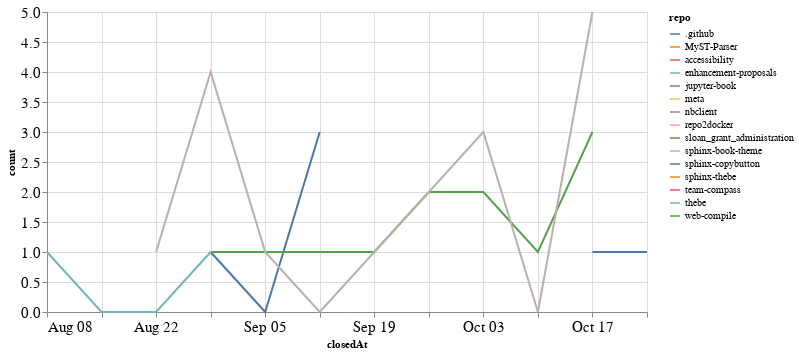

Write notebook code for a chart like this one.
### Code cell
closed_by_time = closed_by.groupby('repo').resample('W', on='closedAt').count()['author'].reset_index()
closed_by_time = closed_by_time.rename(columns={'author': 'count'})

alt.Chart(closed_by_time, width=600).mark_line().encode(
    x='closedAt',
    y='count',
    color='repo',
    tooltip="repo"
)

### Figure 1 — Vega-Lite specification as saved in the notebook (floating-point values rounded to 4 significant figures)
{"config": {"axisLeft": {"labelFontSize": 15}, "axisBottom": {"labelFontSize": 15}}, "data": {"name": "data-a424147a074dc7eb456c99da7cd7c260"}, "mark": "line", "encoding": {"color": {"type": "nominal", "field": "repo"}, "tooltip": {"type": "nominal", "field": "repo"}, "x": {"type": "temporal", "field": "closedAt"}, "y": {"type": "quantitative", "field": "count"}}, "width": 600, "$schema": "https://vega.github.io/schema/vega-lite/v4.8.1.json", "datasets": {"data-a424147a074dc7eb456c99da7cd7c260": [{"repo": ".github", "closedAt": "2021-08-29T00:00:00", "count": 1}, {"repo": ".github", "closedAt": "2021-09-05T00:00:00", "count": 0}, {"repo": ".github", "closedAt": "2021-09-12T00:00:00", "count": 3}, {"repo": "MyST-Parser", "closedAt": "2021-09-26T00:00:00", "count": 1}, {"repo": "accessibility", "closedAt": "2021-08-29T00:00:00", "count": 2}, {"repo": "enhancement-proposals", "closedAt": "2021-10-10T00:00:00", "count": 1}, {"repo": "jupyter-book", "closedAt": "2021-08-29T00:00:00", "count": 1}, {"repo": "jupyter-book", "closedAt": "2021-09-05T00:00:00", "count": 1}, {"repo": "jupyter-book", "closedAt": "2021-09-12T00:00:00", "count": 1}, {"repo": "jupyter-book", "closedAt": "2021-09-19T00:00:00", "count": 1}, {"repo": "jupyter-book", "closedAt": "2021-09-26T00:00:00", "count": 2}, {"repo": "jupyter-book", "closedAt": "2021-10-03T00:00:00", "count": 2}, {"repo": "jupyter-book", "closedAt": "2021-10-10T00:00:00", "count": 1}, {"repo": "jupyter-book", "closedAt": "2021-10-17T00:00:00", "count": 3}, {"repo": "meta", "closedAt": "2021-10-10T00:00:00", "count": 1}, {"repo": "nbclient", "closedAt": "2021-09-19T00:00:00", "count": 1}, {"repo": "repo2docker", "closedAt": "2021-09-19T00:00:00", "count": 1}, {"repo": "sloan_grant_administration", "closedAt": "2021-10-10T00:00:00", "count": 1}, {"repo": "sphinx-book-theme", "closedAt": "2021-08-22T00:00:00", "count": 1}, {"repo": "sphinx-book-theme", "closedAt": "2021-08-29T00:00:00", "count": 4}, {"repo": "sphinx-book-theme", "closedAt": "2021-09-05T00:00:00", "count": 1}, {"repo": "sphinx-book-theme", "closedAt": "2021-09-12T00:00:00", "count": 0}, {"repo": "sphinx-book-theme", "closedAt": "2021-09-19T00:00:00", "count": 1}, {"repo": "sphinx-book-theme", "closedAt": "2021-09-26T00:00:00", "count": 2}, {"repo": "sphinx-book-theme", "closedAt": "2021-10-03T00:00:00", "count": 3}, {"repo": "sphinx-book-theme", "closedAt": "2021-10-10T00:00:00", "count": 0}, {"repo": "sphinx-book-theme", "closedAt": "2021-10-17T00:00:00", "count": 5}, {"repo": "sphinx-copybutton", "closedAt": "2021-10-17T00:00:00", "count": 1}, {"repo": "sphinx-copybutton", "closedAt": "2021-10-24T00:00:00", "count": 1}, {"repo": "sphinx-thebe", "closedAt": "2021-08-29T00:00:00", "count": 5}, {"repo": "team-compass", "closedAt": "2021-10-17T00:00:00", "count": 1}, {"repo": "thebe", "closedAt": "2021-08-08T00:00:00", "count": 1}, {"repo": "thebe", "closedAt": "2021-08-15T00:00:00", "count": 0}, {"repo": "thebe", "closedAt": "2021-08-22T00:00:00", "count": 0}, {"repo": "thebe", "closedAt": "2021-08-29T00:00:00", "count": 1}, {"repo": "web-compile", "closedAt": "2021-09-26T00:00:00", "count": 1}]}}
